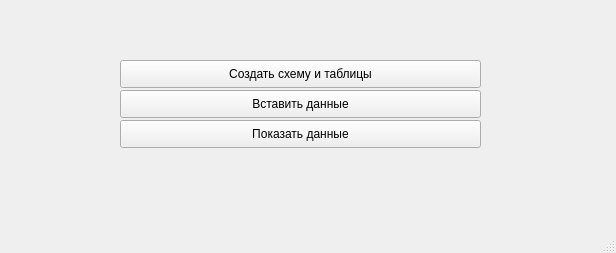
<?xml version="1.0" encoding="UTF-8"?>
<ui version="4.0">
 <class>MainWindow</class>
 <widget class="QMainWindow" name="MainWindow">
  <property name="geometry">
   <rect>
    <x>0</x>
    <y>0</y>
    <width>616</width>
    <height>253</height>
   </rect>
  </property>
  <property name="windowTitle">
   <string>MainWindow</string>
  </property>
  <widget class="QWidget" name="centralwidget">
   <widget class="QPushButton" name="main_button_create">
    <property name="geometry">
     <rect>
      <x>120</x>
      <y>60</y>
      <width>361</width>
      <height>28</height>
     </rect>
    </property>
    <property name="text">
     <string>Создать схему и таблицы</string>
    </property>
   </widget>
   <widget class="QPushButton" name="main_button_insert">
    <property name="geometry">
     <rect>
      <x>120</x>
      <y>90</y>
      <width>361</width>
      <height>28</height>
     </rect>
    </property>
    <property name="text">
     <string>Вставить данные</string>
    </property>
   </widget>
   <widget class="QPushButton" name="main_button_show">
    <property name="geometry">
     <rect>
      <x>120</x>
      <y>120</y>
      <width>361</width>
      <height>28</height>
     </rect>
    </property>
    <property name="text">
     <string>Показать данные</string>
    </property>
   </widget>
   <widget class="QLabel" name="main_label_notification">
    <property name="geometry">
     <rect>
      <x>210</x>
      <y>160</y>
      <width>181</width>
      <height>20</height>
     </rect>
    </property>
    <property name="text">
     <string/>
    </property>
   </widget>
  </widget>
  <widget class="QStatusBar" name="statusbar"/>
 </widget>
 <resources/>
 <connections/>
</ui>
